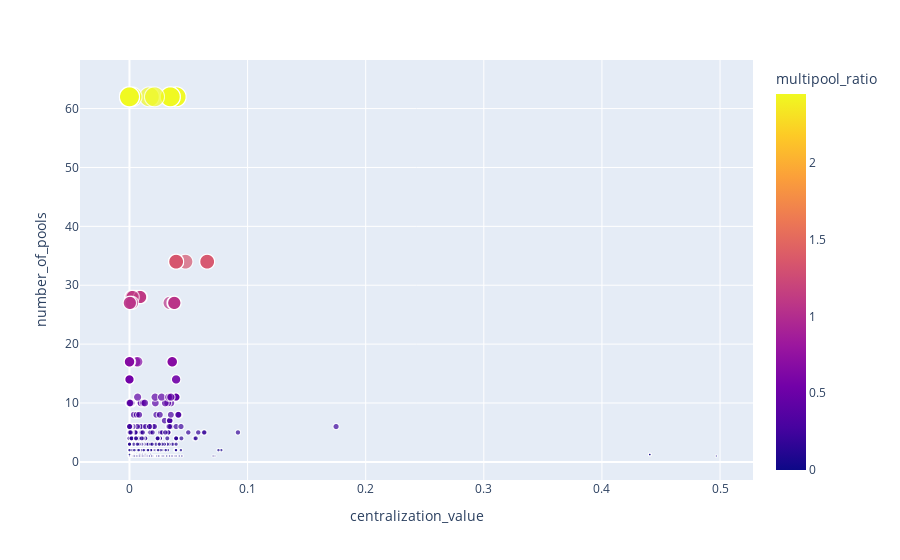

The code cell stored with this chart in its notebook:
### Code cell
fig = px.scatter(df_copy, x='centralization_value', y='number_of_pools', color='multipool_ratio', size='number_of_pools', hover_data=['ticker'])
fig.show()

### Figure 1 — Plotly figure (JSON) as saved in the notebook; plotly's stock layout.template omitted (floating-point values rounded to 4 significant figures; data arrays with more than 128 entries replaced by an {"elided": "..."} marker saying what was removed)
{"data": [{"customdata": {"elided": "3039x1 str values"}, "hovertemplate": "centralization_value=%{x}<br>number_of_pools=%{marker.size}<br>ticker=%{customdata[0]}<br>multipool_ratio=%{marker.color}<extra></extra>", "legendgroup": "", "marker": {"color": {"elided": "3039 float values"}, "coloraxis": "coloraxis", "size": {"elided": "3039 float values"}, "sizemode": "area", "sizeref": 0.155, "symbol": "circle"}, "mode": "markers", "name": "", "showlegend": false, "type": "scattergl", "x": {"elided": "3039 float values"}, "xaxis": "x", "y": {"elided": "3039 float values"}, "yaxis": "y"}], "layout": {"coloraxis": {"colorbar": {"title": {"text": "multipool_ratio"}}, "colorscale": [[0, "#0d0887"], [0.1111, "#46039f"], [0.2222, "#7201a8"], [0.3333, "#9c179e"], [0.4444, "#bd3786"], [0.5556, "#d8576b"], [0.6667, "#ed7953"], [0.7778, "#fb9f3a"], [0.8889, "#fdca26"], [1, "#f0f921"]]}, "legend": {"itemsizing": "constant", "tracegroupgap": 0}, "margin": {"t": 60}, "xaxis": {"anchor": "y", "domain": [0, 1], "title": {"text": "centralization_value"}}, "yaxis": {"anchor": "x", "domain": [0, 1], "title": {"text": "number_of_pools"}}}}
